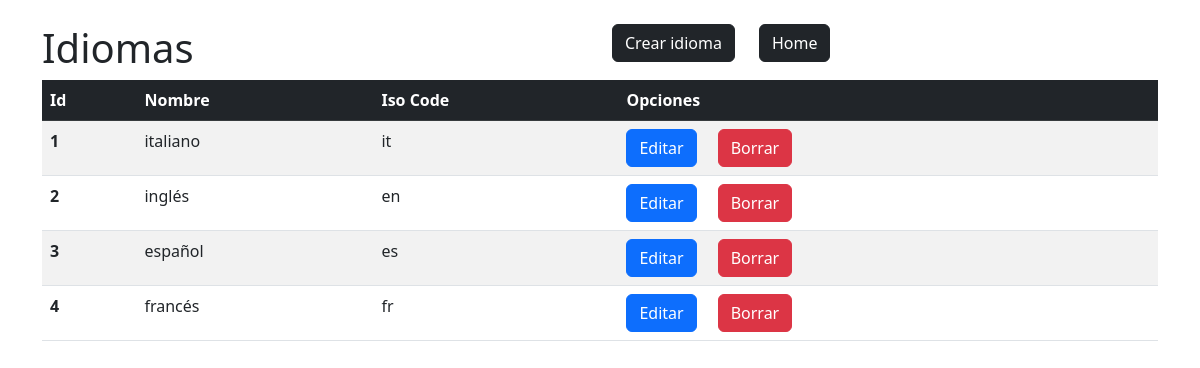
Page /views/languaje/list.php on the committed database.
### tables this page shows
CREATE TABLE languaje (
	id int NOT NULL PRIMARY KEY AUTO_INCREMENT,
    name varchar(255) NOT NULL,
    iso_code varchar(2) UNIQUE NOT NULL
);

### models/Languaje.php (called while the page is built, shortened)
<?php
class Languaje
{
    private $id;
    private $name;
    private $isoCode;
    public function __construct($id = null, $name = null, $isoCode = null)
    {
        $this->id = $id;
        $this->name = $name;
        $this->isoCode = $isoCode;
    }
    public function getId()
    {
        return $this->id;
    }
    public function getName()
    {
        return $this->name;
    }
    public function getIsoCode()
    {
        return $this->isoCode;
    }
    public function getAll()
    {
        $mysqli = initConnectionDb();
        $query = $mysqli->query("SELECT * FROM languaje ORDER BY id");
        $listData = [];
        foreach ($query as $item) {
            $itemObject = new Languaje($item['id'], $item['name'], $item['iso_code']);
            array_push($listData, $itemObject);
        }
        return $listData;
    }
}

### controllers/LanguajeController.php (called while the page is built, shortened)
<?php
require_once(__DIR__ . '/../models/Languaje.php');
function listLanguajes()
{
    $model = new Languaje();
    $languajeList = $model->getAll();
    return $languajeList;
}

### views/languaje/list.php (the view, shortened to what this page needs)
<?php
include '../header.php';
require_once(__DIR__ . '/../../controllers/LanguajeController.php'); ?>
<div class="container" style="margin-top:2%">
    <div class="row">
        <div class="col-sm-6">
            <h1>Idiomas</h1>
        </div>
        <div class="col-sm-auto">
            <a href="create.php" class="btn btn-dark">Crear idioma</a>
        </div>
        <div class="col-sm-auto">
            <a href="../../index.php" class="btn btn-dark">Home</a>
        </div>
        <div>
            <?php
            $languajeList = listLanguajes();
            if (count($languajeList) > 0) {
            ?>
                <table class="table table-striped">
                    <thead class="table-dark">
                        <th>Id</th>
                        <th>Nombre</th>
                        <th>Iso Code</th>
                        <th>Opciones</th>
                    </thead>
                    <tbody>
                        <?php
                        foreach ($languajeList as $languaje) {
                        ?>
                            <tr>
                                <th scope="row"><?php echo $languaje->getId(); ?></th>
                                <td><?php echo $languaje->getName(); ?></td>
                                <td><?php echo $languaje->getIsoCode(); ?></td>
                                <td>
                                    <div class="row">
                                        <div class="col-sm-2">
                                            <a href="create.php?update&id=<?php echo $languaje->getId(); ?>" class="btn btn-primary">Editar</a>
                                        </div>
                                        <div class="col-sm-2">
                                            <form action="delete.php" method="POST">
                                                <input type="submit" class="btn btn-danger" value="Borrar" onclick="return confirm('¿Desea borrar el registro?')"></input>
                                            </form>
                                        </div>
                                    </div>
                                </td>
                            </tr>
                        <?php
                        }
                        ?>
                    </tbody>
                </table>
            <?php
            } else {
            ?>
                <div class="alert alert-primary">
                    Aún no existen idiomas
                </div>
            <?php
            }
            ?>
        </div>
    </div>
</div>

### rows in the picture
languaje: id "1", name "italiano", iso_code "it"
languaje: id "2", name "inglés", iso_code "en"
languaje: id "3", name "español", iso_code "es"
languaje: id "4", name "francés", iso_code "fr"
